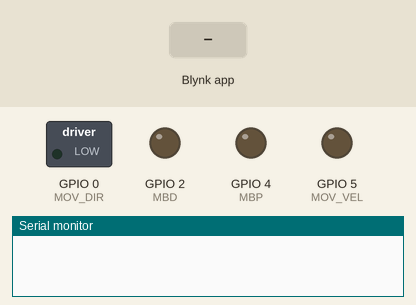
This sketch was run on a simulated ESP8266 (NodeMCU). On the bench: switched loads named in the sketch (green lamp = pin HIGH), output pins drawn as LEDs (lit = HIGH), the last lines printed to the serial monitor. The test bench sets the inputs (shaded band). WiFi joins after 1.5 s; servers stay silent unless stated.

Above: at 0.1 s.
At 3.0 s:
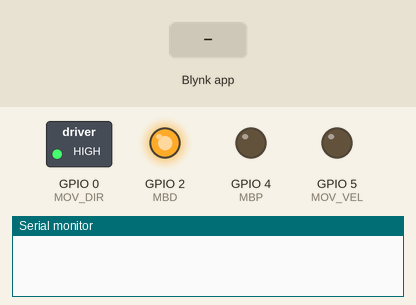
3.1 s: Blynk app writes 1 to V1
At 3.6 s:
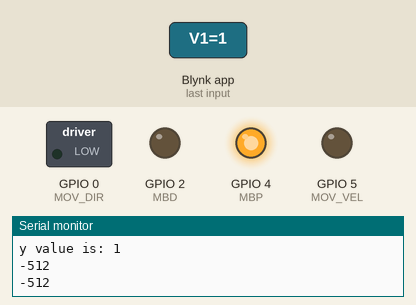
Timing chart, 0 to 6.1 s (numbered marks = the images above; inputs shaded):
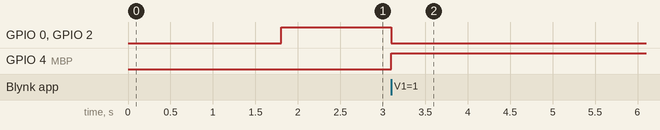

The sketch:

blynk_car.ino
```cpp
#define BLYNK_PRINT Serial
#include <ESP8266WiFi.h>
#include <BlynkSimpleEsp8266.h>

#define MOV_VEL 5
#define MOV_DIR 0
#define MBP 4
#define MBD 2

char auth[] = "0e06d638802f462c891cf9b92a59be39";

// Your WiFi credentials.
// Set password to "" for open networks.
char ssid[] = "CasaYisus";
char pass[] = "123456789";
int x,y;
int minRange = 412;
int maxRange = 612;
int neutral = 0;
int minSpeed = 0;
int maxSpeed = 1023;
int noSpeed = 0;


void moveControl()
{

  if(y > 512)
  { Serial.println("+512");
    digitalWrite(MOV_DIR,HIGH);
    analogWrite(MOV_VEL,map(y,512,1023,1,1023));
  }
  if(y < 512)
  { Serial.println("-512");
    digitalWrite(MOV_DIR,LOW);
    analogWrite(MOV_VEL,map(y,512,1023,1,1023));
  }
  if(y==512)
  {
        analogWrite(MOV_VEL,0);
  }
  if(x > 512)
  { Serial.println("+512");
    digitalWrite(MBD,HIGH);
    analogWrite(MBP,maxSpeed);
  }
  if(x < 512)
  { Serial.println("-512");
    digitalWrite(MBD,LOW);
    analogWrite(MBP,maxSpeed);
  }
  if(x==512)
  {
        analogWrite(MBP,0);
  }

}

void setup()
{
  Serial.begin(9600);
  Blynk.begin(auth, ssid, pass);

  // initial settings for motors off and direction forward
  pinMode(MOV_VEL, OUTPUT);
  pinMode(MOV_DIR, OUTPUT);
  pinMode(MBD, OUTPUT);
  pinMode(MBP, OUTPUT);

  digitalWrite(MOV_VEL, LOW);
  digitalWrite(MBP, LOW);
  digitalWrite(MOV_DIR, HIGH);
  digitalWrite(MBD,HIGH);


 }


void loop()
{
  Blynk.run();

}


BLYNK_WRITE(V1)
{
  x = param[0].asInt();
  y = param[1].asInt();
  Serial.print("x value is: ");
  Serial.println(x);
  Serial.print("y value is: ");
  Serial.println(y);
  moveControl();
}
```

Measured:
- after the input at 3.1 s, GPIO 0 (MOV_DIR), GPIO 2 (MBD): HIGH → LOW at once; GPIO 4 (MBP): LOW → HIGH at once
